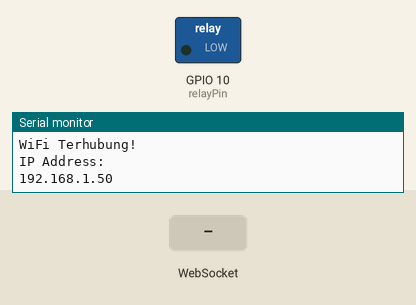
The sketch below on a simulated ESP32-S3. Shown: switched loads named in the sketch (green lamp = pin HIGH), the last lines printed to the serial monitor. The inputs (shaded band) are chosen by the test bench. WiFi joins after 1.5 s; servers stay silent unless stated.

Above: at 3.2 s.
3.3 s: WebSocket text "1" received
At 4.4 s:
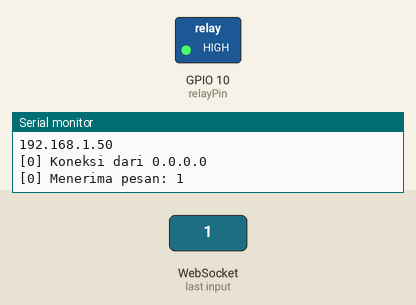
Timing chart, 0 to 6.3 s (numbered marks = the images above; inputs shaded):
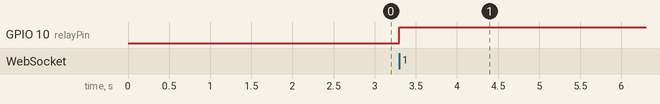

Measured:
- after the input at 3.3 s, GPIO 10 (relayPin): LOW → HIGH at once

The sketch:

esp32.ino
```cpp
#include <WiFi.h>
#include <WebSocketsServer.h>
//#include <Servo.h>

//Servo servo;
const char* ssid = "user";
const char* password = "pass";
const int webSocketPort = 80;
const int relayPin = 10;
//const int servoPin = 26; // Pin untuk servo
//const int lightPin = 25; // Pin untuk sensor cahaya
//int lightValue = 0; // Variabel untuk menyimpan nilai sensor cahaya

int status = 0;

WebSocketsServer webSocket = WebSocketsServer(webSocketPort);

void webSocketEvent(uint8_t num, WStype_t type, uint8_t * payload, size_t length) {
  switch(type) {
    case WStype_DISCONNECTED:
      Serial.printf("[%u] Koneksi terputus!\n", num);
      break;
    case WStype_CONNECTED: {
        IPAddress ip = webSocket.remoteIP(num);
        Serial.printf("[%u] Koneksi dari %d.%d.%d.%d\n", num, ip[0], ip[1], ip[2], ip[3]);
      }
      break;
    case WStype_TEXT:
      Serial.printf("[%u] Menerima pesan: %s\n", num, payload);
       if (strcmp((char*)payload, "1") == 0) {
          if (status == 0) {
            digitalWrite(relayPin, HIGH); // Nyalakan LED jika status mati
            status = 1; // Update status menjadi menyala
          } else {
            digitalWrite(relayPin, LOW); // Matikan LED jika status menyala
            status = 0; // Update status menjadi mati
          }
       }
//       if (strcmp((char*)payload, "2") == 0) {
//        lightValue = analogRead(lightPin); // Baca nilai sensor cahaya
//            Serial.print("Nilai Sensor Cahaya: ");
//            Serial.println(lightValue);
//
//            if (lightValue < 512) {
//              servo.write(0); // Gerakkan servo ke posisi 0 derajat jika cahaya kurang dari 512
//              Serial.println("Cahaya Kurang dari 512, Servo Bergerak ke 0 Derajat");
//            } else {
//              servo.write(180); // Gerakkan servo ke posisi 180 derajat jika cahaya lebih dari atau sama dengan 512
//              Serial.println("Cahaya Lebih dari atau Sama dengan 512, Servo Bergerak ke 180 Derajat");
//            }
//       }
      break;
  }
}


void setup() {
  Serial.begin(115200);
 // servo.attach(servoPin); // Pasang servo ke pin servoPin
  //servo.write(90); // Inisialisasi posisi servo pada 90 derajat
  //pinMode(lightPin, INPUT); // Atur pin sensor cahaya sebagai input
  pinMode(relayPin, OUTPUT);
  digitalWrite(relayPin, LOW); // Matikan LED awal
  WiFi.begin(ssid, password);

  while (WiFi.status() != WL_CONNECTED) {
    delay(1000);
    Serial.println("Koneksi ke WiFi...");
  }

  Serial.println("WiFi Terhubung!");
  Serial.println("IP Address: ");
  Serial.println(WiFi.localIP());

  webSocket.begin();
  webSocket.onEvent(webSocketEvent);
}

void loop() {
  webSocket.loop();
}
```
